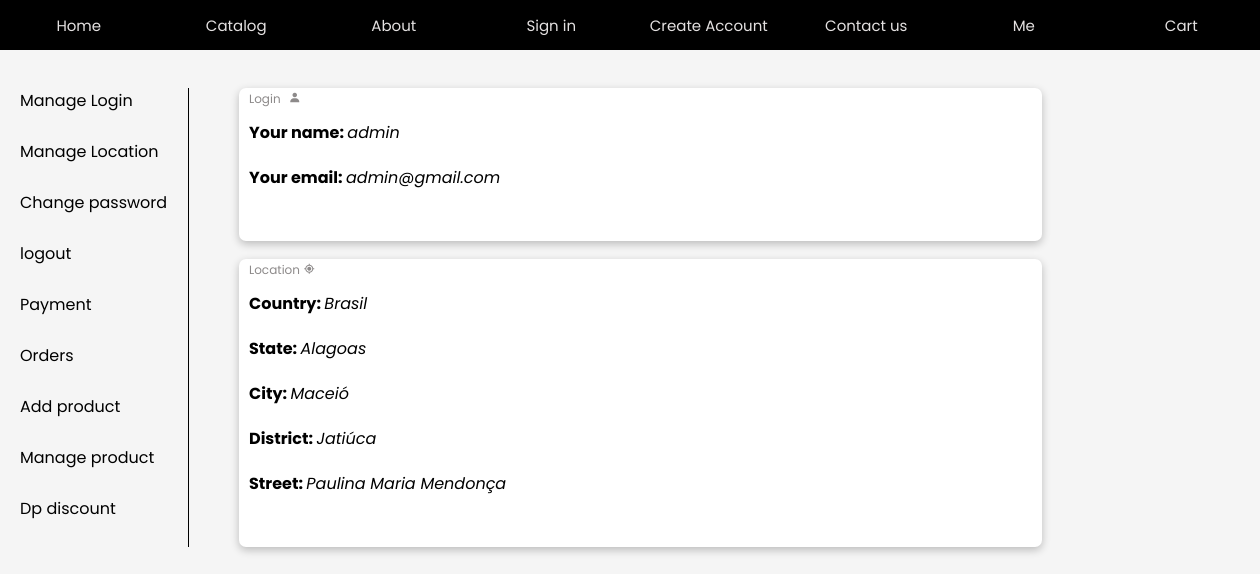
The app's page /account/ (signed in) with its own data.
### client/models.py (models this page shows)
class Locations(models.Model):
    user = models.ForeignKey(User, on_delete=models.CASCADE)
    country = models.CharField(max_length=100, null=True)
    state = models.CharField(max_length=100, null=True)
    city = models.CharField(max_length=100, null=True)
    district = models.CharField(max_length=100, null=True)
    street = models.CharField(max_length=100, null=True)
    class Meta:
        managed = True
        db_table = 'locations'

### client/views.py (the view)
# urls.py: path('account/', views.account, name="account"),
@login_required
def account(request):
    try:
        location = Locations.objects.get(user=request.user)
    except Locations.DoesNotExist:
        location = None
    context = {
        'user': request.user,
        'location': location
    }
    try:
        return render(request, "client/accData.html", context)
    except ViewDoesNotExist as e:
        print(f"Can't load the requested view {e}")
        raise

### templates/client/accData.html
{% extends "client/account.html" %}
{% load static %}
{% block extra-style %}
<link rel="stylesheet" href="{% static 'client/accData.css' %}">
{% endblock %}
{% block acc-content %}
    <div id="wrapper-data">
        <div class="inner" id="login">
            <div class="label">
                <span>Login</span>
                <i class='bx bxs-user label-icon'></i>
            </div>
            <div class="account-data">
                <strong>Your name: </strong><i>{{user.username}}</i>
            </div>
            <div class="account-data">
                <strong>Your email: </strong><i>{{user.email}}</i>
            </div>
        </div>
        {% if location %}
            <div class="inner" id="location">
            <div class="label">
                <span>Location</span>
                <i class='bx bx-current-location'></i>
            </div>
            <div class="account-data">
                <strong>Country: </strong><i>{{ location.country }}</i>
            </div>
            <div class="account-data">
                <strong>State: </strong><i>{{ location.state }}</i>
            </div>
            <div class="account-data">
                <strong>City: </strong><i>{{ location.city }}</i>
            </div>
            <div class="account-data">
                <strong>District: </strong><i>{{ location.district }}</i>
            </div>
            <div class="account-data">
                <strong>Street: </strong><i>{{ location.street }}</i>
            </div>
        </div>
        {% endif %}
    </div>
{% endblock %}

### client/static/client/nav.css (style rules this page uses)
* { font-family: "Poppins", Arial, Helvetica, sans-serif; }
body { display: flex; flex-direction: column; margin: 0px 0px 80px 0px; background-color: whitesmoke; }
::placeholder { text-align: left; }

### client/static/client/accData.css (style rules this page uses)
#wrapper-data { display: grid; grid-template-rows: repeat(2, auto); grid-auto-flow: column; grid-row-gap: 18px; }
.inner { display: flex; flex-direction: column; justify-items: start; width: 75%; box-shadow: rgba(0, 0, 0, 0.24) 0px 3px 8px; border-radius: 7px; }
.label { margin: 2px 10px; color: rgb(141, 138, 138); font-size: 12px; }
#login { background: white }
#location { background: white }
.account-data { margin: 10px 10px; }
.label-icon { display: inline; padding-left: 5px; padding-top: 2px; padding-bottom: 2px; font-size: 12px; }

### records on screen
Locations: country "Brasil", state "Alagoas", city "Maceió", district "Jatiúca", street "Paulina Maria Mendonça"

### other values on screen
{{ user.username }} "admin"
{{ user.email }} "admin@gmail.com"
